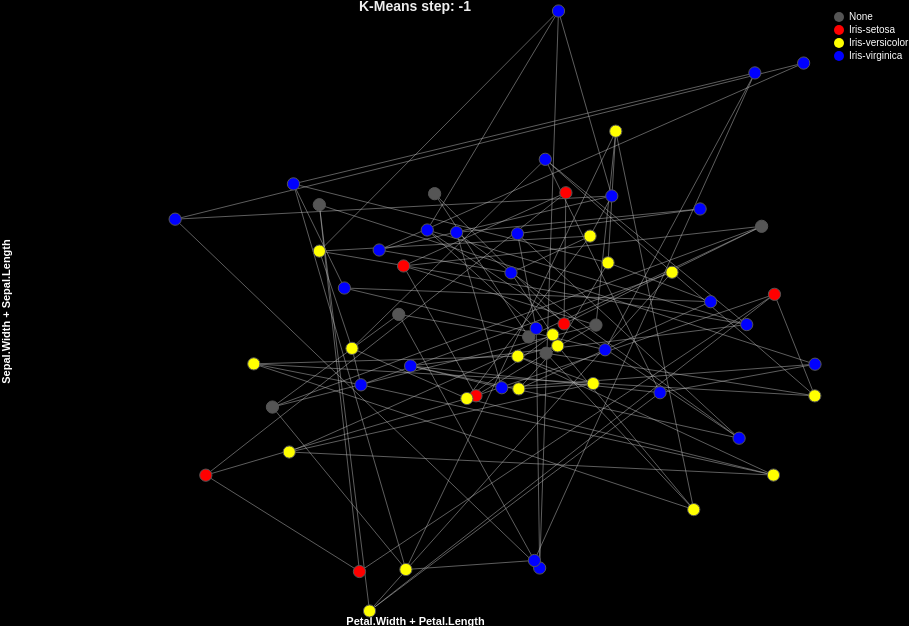

Write the Vega-Lite specification saved for this chart.
### Vega specification from a JSON file in a GitHub repository (floating-point values rounded to 4 significant figures; data arrays with more than 128 entries replaced by an {"elided": "..."} marker saying what was removed)
{"$schema": "https://vega.github.io/schema/vega/v5.json", "width": 800, "height": 600, "background": "black", "signals": [{"name": "current_step", "value": -1, "bind": {"input": "range", "min": -1, "max": 749, "step": 1}}, {"name": "showgrid", "value": false, "bind": {"input": "checkbox"}}, {"name": "showrealdata", "value": false, "bind": {"input": "checkbox"}}, {"name": "showneurons", "value": true, "bind": {"input": "checkbox"}}, {"name": "showlinks", "value": true, "bind": {"input": "checkbox"}}], "marks": [{"type": "text", "encode": {"enter": {"fontSize": {"value": 14}, "fontWeight": {"value": "bold"}, "xc": {"signal": "width/2"}, "align": {"value": "center"}, "fill": {"value": "#eee"}}, "update": {"text": {"signal": "showgrid ? 'Neuron map':'K-Means step: ' + current_step"}}}}, {"type": "symbol", "from": {"data": "iris"}, "encode": {"enter": {"stroke": {"value": "#555"}}, "update": {"opacity": {"signal": "showrealdata && !showgrid ? 0.5 : 0"}, "fill": {"field": "class", "scale": "color"}, "xc": {"signal": "datum.pl + datum.pw", "scale": "xscale"}, "yc": {"signal": "datum.sl + datum.sw", "scale": "yscale"}}}}, {"type": "rule", "from": {"data": "links"}, "encode": {"update": {"stroke": {"value": "#bbb"}, "strokeWidth": {"value": 0.5}, "opacity": {"signal": "showlinks && showneurons ? 1 :0"}, "x": [{"test": "showgrid", "field": "x", "scale": "xscale-grid"}, {"field": "s_x", "scale": "xscale"}], "y": [{"test": "showgrid", "field": "y", "scale": "yscale-grid"}, {"field": "s_y", "scale": "yscale"}], "x2": [{"test": "showgrid", "field": "t_x-grid", "scale": "xscale-grid"}, {"field": "t_x", "scale": "xscale"}], "y2": [{"test": "showgrid", "field": "t_y-grid", "scale": "yscale-grid"}, {"field": "t_y", "scale": "yscale"}]}}}, {"type": "symbol", "from": {"data": "neurons"}, "encode": {"enter": {"stroke": {"value": "#555"}}, "update": {"opacity": {"signal": "showneurons ? 1 : 0"}, "size": [{"test": "showgrid", "value": 300}, {"value": 150}], "fill": {"field": "class", "scale": "color"}, "xc": [{"test": "showgrid", "field": "x-grid", "scale": "xscale-grid"}, {"field": "x", "scale": "xscale"}], "yc": [{"test": "showgrid", "field": "y-grid", "scale": "yscale-grid"}, {"field": "y", "scale": "yscale"}]}}}], "data": [{"name": "labels", "values": [{"id": 0, "name": "None"}, {"id": 1, "name": "Iris-setosa"}, {"id": 2, "name": "Iris-versicolor"}, {"id": 3, "name": "Iris-virginica"}]}, {"name": "iris", "transform": [{"type": "formula", "expr": "scale('id', datum.class)", "as": "class"}], "values": {"elided": "150 records"}}, {"name": "predictions", "values": [{"neuron": 0, "class": 3}, {"neuron": 1, "class": 3}, {"neuron": 2, "class": 3}, {"neuron": 3, "class": 3}, {"neuron": 4, "class": 0}, {"neuron": 5, "class": 1}, {"neuron": 6, "class": 1}, {"neuron": 7, "class": 1}, {"neuron": 8, "class": 1}, {"neuron": 9, "class": 0}, {"neuron": 10, "class": 3}, {"neuron": 11, "class": 3}, {"neuron": 12, "class": 3}, {"neuron": 13, "class": 3}, {"neuron": 14, "class": 2}, {"neuron": 15, "class": 1}, {"neuron": 16, "class": 1}, {"neuron": 17, "class": 1}, {"neuron": 18, "class": 0}, {"neuron": 19, "class": 0}, {"neuron": 20, "class": 3}, {"neuron": 21, "class": 3}, {"neuron": 22, "class": 3}, {"neuron": 23, "class": 3}, {"neuron": 24, "class": 2}, {"neuron": 25, "class": 2}, {"neuron": 26, "class": 0}, {"neuron": 27, "class": 0}, {"neuron": 28, "class": 0}, {"neuron": 29, "class": 0}, {"neuron": 30, "class": 3}, {"neuron": 31, "class": 3}, {"neuron": 32, "class": 2}, {"neuron": 33, "class": 2}, {"neuron": 34, "class": 3}, {"neuron": 35, "class": 2}, {"neuron": 36, "class": 2}, {"neuron": 37, "class": 2}, {"neuron": 38, "class": 2}, {"neuron": 39, "class": 3}, {"neuron": 40, "class": 3}, {"neuron": 41, "class": 3}, {"neuron": 42, "class": 2}, {"neuron": 43, "class": 2}, {"neuron": 44, "class": 2}, {"neuron": 45, "class": 2}, {"neuron": 46, "class": 2}, {"neuron": 47, "class": 2}, {"neuron": 48, "class": 3}, {"neuron": 49, "class": 3}, {"neuron": 50, "class": 3}, {"neuron": 51, "class": 3}, {"neuron": 52, "class": 3}, {"neuron": 53, "class": 2}, {"neuron": 54, "class": 2}, {"neuron": 55, "class": 2}, {"neuron": 56, "class": 2}, {"neuron": 57, "class": 3}, {"neuron": 58, "class": 3}, {"neuron": 59, "class": 3}]}, {"name": "neurons", "transform": [{"type": "filter", "expr": "datum.step === current_step"}, {"type": "formula", "expr": "datum.vector[0]+datum.vector[1]", "as": "y"}, {"type": "formula", "expr": "datum.vector[2]+datum.vector[3]", "as": "x"}, {"type": "formula", "expr": "floor(datum.neuron/10)", "as": "y-grid"}, {"type": "formula", "expr": "datum.neuron%10", "as": "x-grid"}, {"type": "lookup", "from": "predictions", "key": "neuron", "values": ["class"], "fields": ["neuron"]}], "values": [{"vector": [7.325, 2.947, 5.62, 2.016], "neuron": 0, "step": -1, "score": 0, "y": 10.27, "x": 7.637, "y-grid": 0, "x-grid": 0, "class": 3}, {"vector": [7.582, 2.474, 2.978, 1.944], "neuron": 1, "step": -1, "score": 0, "y": 10.06, "x": 4.922, "y-grid": 0, "x-grid": 1, "class": 3}, {"vector": [5.3, 3.33, 3.817, 1.609], "neuron": 2, "step": -1, "score": 0, "y": 8.63, "x": 5.426, "y-grid": 0, "x-grid": 2, "class": 3}, {"vector": [5.613, 3.232, 6.618, 2.299], "neuron": 3, "step": -1, "score": 0, "y": 8.845, "x": 8.917, "y-grid": 0, "x-grid": 3, "class": 3}, {"vector": [6.589, 3.722, 1.835, 1.557], "neuron": 4, "step": -1, "score": 0, "y": 10.31, "x": 3.392, "y-grid": 0, "x-grid": 4, "class": 0}, {"vector": [4.359, 2.583, 1.81, 2.03], "neuron": 5, "step": -1, "score": 0, "y": 6.942, "x": 3.84, "y-grid": 0, "x-grid": 5, "class": 1}, {"vector": [4.864, 2.962, 1.766, 0.3611], "neuron": 6, "step": -1, "score": 0, "y": 7.826, "x": 2.127, "y-grid": 0, "x-grid": 6, "class": 1}, {"vector": [7.896, 2.524, 4.026, 2.114], "neuron": 7, "step": -1, "score": 0, "y": 10.42, "x": 6.14, "y-grid": 0, "x-grid": 7, "class": 1}, {"vector": [6.506, 2.71, 4.762, 1.358], "neuron": 8, "step": -1, "score": 0, "y": 9.216, "x": 6.12, "y-grid": 0, "x-grid": 8, "class": 1}, {"vector": [6.077, 4.335, 2.726, 1.951], "neuron": 9, "step": -1, "score": 0, "y": 10.41, "x": 4.677, "y-grid": 0, "x-grid": 9, "class": 0}, {"vector": [6.196, 3.848, 3.361, 2.24], "neuron": 10, "step": -1, "score": 0, "y": 10.04, "x": 5.601, "y-grid": 1, "x-grid": 0, "class": 3}, {"vector": [5.32, 2.846, 5.766, 2.306], "neuron": 11, "step": -1, "score": 0, "y": 8.166, "x": 8.071, "y-grid": 1, "x-grid": 1, "class": 3}, {"vector": [4.551, 4.278, 4.103, 0.3065], "neuron": 12, "step": -1, "score": 0, "y": 8.83, "x": 4.41, "y-grid": 1, "x-grid": 2, "class": 3}, {"vector": [4.992, 3.592, 6.252, 0.9373], "neuron": 13, "step": -1, "score": 0, "y": 8.584, "x": 7.19, "y-grid": 1, "x-grid": 3, "class": 3}, {"vector": [4.531, 2.048, 3.7, 0.2514], "neuron": 14, "step": -1, "score": 0, "y": 6.579, "x": 3.952, "y-grid": 1, "x-grid": 4, "class": 2}, {"vector": [5.158, 4.33, 6.323, 2.142], "neuron": 15, "step": -1, "score": 0, "y": 9.487, "x": 8.465, "y-grid": 1, "x-grid": 5, "class": 1}, {"vector": [5.26, 3.295, 3.214, 1.925], "neuron": 16, "step": -1, "score": 0, "y": 8.555, "x": 5.138, "y-grid": 1, "x-grid": 6, "class": 1}, {"vector": [6.145, 3.603, 4.136, 0.1943], "neuron": 17, "step": -1, "score": 0, "y": 9.748, "x": 4.331, "y-grid": 1, "x-grid": 7, "class": 1}, {"vector": [5.875, 4.236, 6.492, 1.83], "neuron": 18, "step": -1, "score": 0, "y": 10.11, "x": 8.322, "y-grid": 1, "x-grid": 8, "class": 0}, {"vector": [5.323, 3.772, 4.776, 0.9497], "neuron": 19, "step": -1, "score": 0, "y": 9.096, "x": 5.726, "y-grid": 1, "x-grid": 9, "class": 0}, {"vector": [6.776, 2.398, 3.597, 2.212], "neuron": 20, "step": -1, "score": 0, "y": 9.175, "x": 5.809, "y-grid": 2, "x-grid": 0, "class": 3}, {"vector": [7.285, 2.793, 2.351, 2.244], "neuron": 21, "step": -1, "score": 0, "y": 10.08, "x": 4.595, "y-grid": 2, "x-grid": 1, "class": 3}, {"vector": [5.561, 3.648, 6.643, 1.513], "neuron": 22, "step": -1, "score": 0, "y": 9.209, "x": 8.156, "y-grid": 2, "x-grid": 2, "class": 3}, {"vector": [6.666, 4.061, 3.593, 2.318], "neuron": 23, "step": -1, "score": 0, "y": 10.73, "x": 5.911, "y-grid": 2, "x-grid": 3, "class": 3}, {"vector": [5.734, 3.955, 5.037, 2.286], "neuron": 24, "step": -1, "score": 0, "y": 9.69, "x": 7.323, "y-grid": 2, "x-grid": 4, "class": 2}, {"vector": [6.037, 2.518, 6.606, 2.308], "neuron": 25, "step": -1, "score": 0, "y": 8.555, "x": 8.915, "y-grid": 2, "x-grid": 5, "class": 2}, {"vector": [4.832, 4.115, 4.782, 1.137], "neuron": 26, "step": -1, "score": 0, "y": 8.946, "x": 5.919, "y-grid": 2, "x-grid": 6, "class": 0}, {"vector": [6.531, 2.675, 5.637, 0.8379], "neuron": 27, "step": -1, "score": 0, "y": 9.205, "x": 6.475, "y-grid": 2, "x-grid": 7, "class": 0}, {"vector": [5.909, 2.543, 2.106, 0.763], "neuron": 28, "step": -1, "score": 0, "y": 8.452, "x": 2.869, "y-grid": 2, "x-grid": 8, "class": 0}, {"vector": [6.303, 3.0, 2.001, 2.276], "neuron": 29, "step": -1, "score": 0, "y": 9.303, "x": 4.277, "y-grid": 2, "x-grid": 9, "class": 0}, {"vector": [4.671, 2.303, 3.923, 1.925], "neuron": 30, "step": -1, "score": 0, "y": 6.974, "x": 5.848, "y-grid": 3, "x-grid": 0, "class": 3}, {"vector": [7.845, 4.244, 5.038, 1.02], "neuron": 31, "step": -1, "score": 0, "y": 12.09, "x": 6.058, "y-grid": 3, "x-grid": 1, "class": 3}, {"vector": [6.999, 2.885, 2.736, 0.6574], "neuron": 32, "step": -1, "score": 0, "y": 9.884, "x": 3.393, "y-grid": 3, "x-grid": 2, "class": 2}, {"vector": [6.404, 2.587, 1.899, 1.857], "neuron": 33, "step": -1, "score": 0, "y": 8.991, "x": 3.756, "y-grid": 3, "x-grid": 3, "class": 2}, {"vector": [4.752, 3.904, 1.968, 1.888], "neuron": 34, "step": -1, "score": 0, "y": 8.656, "x": 3.856, "y-grid": 3, "x-grid": 4, "class": 3}, {"vector": [4.568, 4.28, 1.31, 1.352], "neuron": 35, "step": -1, "score": 0, "y": 8.849, "x": 2.662, "y-grid": 3, "x-grid": 5, "class": 2}, {"vector": [4.934, 2.576, 5.707, 1.858], "neuron": 36, "step": -1, "score": 0, "y": 7.511, "x": 7.565, "y-grid": 3, "x-grid": 6, "class": 2}, {"vector": [6.664, 4.322, 4.773, 1.923], "neuron": 37, "step": -1, "score": 0, "y": 10.99, "x": 6.696, "y-grid": 3, "x-grid": 7, "class": 2}, {"vector": [4.637, 2.324, 4.069, 0.2878], "neuron": 38, "step": -1, "score": 0, "y": 6.96, "x": 4.357, "y-grid": 3, "x-grid": 8, "class": 2}, {"vector": [4.552, 2.491, 3.722, 2.067], "neuron": 39, "step": -1, "score": 0, "y": 7.043, "x": 5.79, "y-grid": 3, "x-grid": 9, "class": 3}, {"vector": [6.364, 3.813, 1.306, 0.4787], "neuron": 40, "step": -1, "score": 0, "y": 10.18, "x": 1.785, "y-grid": 4, "x-grid": 0, "class": 3}, {"vector": [7.9, 2.49, 6.251, 0.4011], "neuron": 41, "step": -1, "score": 0, "y": 10.39, "x": 6.652, "y-grid": 4, "x-grid": 1, "class": 3}, {"vector": [7.892, 2.13, 6.136, 0.2736], "neuron": 42, "step": -1, "score": 0, "y": 10.02, "x": 6.41, "y-grid": 4, "x-grid": 2, "class": 2}, {"vector": [4.315, 4.215, 4.504, 0.5329], "neuron": 43, "step": -1, "score": 0, "y": 8.53, "x": 5.037, "y-grid": 4, "x-grid": 3, "class": 2}, {"vector": [4.887, 2.94, 6.387, 2.067], "neuron": 44, "step": -1, "score": 0, "y": 7.827, "x": 8.454, "y-grid": 4, "x-grid": 4, "class": 2}, {"vector": [5.593, 3.326, 4.419, 1.186], "neuron": 45, "step": -1, "score": 0, "y": 8.919, "x": 5.605, "y-grid": 4, "x-grid": 5, "class": 2}, {"vector": [6.775, 2.239, 4.132, 1.918], "neuron": 46, "step": -1, "score": 0, "y": 9.014, "x": 6.049, "y-grid": 4, "x-grid": 6, "class": 2}, {"vector": [5.395, 4.381, 4.404, 2.206], "neuron": 47, "step": -1, "score": 0, "y": 9.777, "x": 6.61, "y-grid": 4, "x-grid": 7, "class": 2}, {"vector": [6.992, 3.509, 1.209, 1.895], "neuron": 48, "step": -1, "score": 0, "y": 10.5, "x": 3.104, "y-grid": 4, "x-grid": 8, "class": 3}, {"vector": [7.3, 4.221, 6.152, 2.094], "neuron": 49, "step": -1, "score": 0, "y": 11.52, "x": 8.247, "y-grid": 4, "x-grid": 9, "class": 3}, {"vector": [7.826, 3.785, 6.33, 2.461], "neuron": 50, "step": -1, "score": 0, "y": 11.61, "x": 8.79, "y-grid": 5, "x-grid": 0, "class": 3}, {"vector": [6.701, 3.193, 1.967, 2.092], "neuron": 51, "step": -1, "score": 0, "y": 9.894, "x": 4.059, "y-grid": 5, "x-grid": 1, "class": 3}, {"vector": [7.5, 2.185, 4.833, 0.6953], "neuron": 52, "step": -1, "score": 0, "y": 9.685, "x": 5.529, "y-grid": 5, "x-grid": 2, "class": 3}, {"vector": [6.566, 2.55, 5.134, 0.8605], "neuron": 53, "step": -1, "score": 0, "y": 9.116, "x": 5.994, "y-grid": 5, "x-grid": 3, "class": 2}, {"vector": [5.484, 2.555, 1.438, 1.619], "neuron": 54, "step": -1, "score": 0, "y": 8.039, "x": 3.057, "y-grid": 5, "x-grid": 4, "class": 2}, {"vector": [5.105, 3.563, 4.013, 2.432], "neuron": 55, "step": -1, "score": 0, "y": 8.668, "x": 6.445, "y-grid": 5, "x-grid": 5, "class": 2}, {"vector": [5.308, 3.311, 5.244, 0.3719], "neuron": 56, "step": -1, "score": 0, "y": 8.619, "x": 5.616, "y-grid": 5, "x-grid": 6, "class": 2}, {"vector": [5.997, 3.422, 6.571, 1.182], "neuron": 57, "step": -1, "score": 0, "y": 9.419, "x": 7.754, "y-grid": 5, "x-grid": 7, "class": 3}, {"vector": [5.511, 4.034, 3.564, 0.1078], "neuron": 58, "step": -1, "score": 0, "y": 9.545, "x": 3.671, "y-grid": 5, "x-grid": 8, "class": 3}, {"vector": [5.542, 3.436, 5.916, 0.6613], "neuron": 59, "step": -1, "score": 0, "y": 8.978, "x": 6.577, "y-grid": 5, "x-grid": 9, "class": 3}]}, {"name": "links", "source": "neurons", "transform": [{"type": "project", "fields": ["neuron", "x-grid", "y-grid"], "as": ["source", "x", "y"]}, {"type": "formula", "expr": "[(min(5,datum.y+1))*10+datum.x%10, datum.y*10+(min(9,datum.x+1))%10]", "as": "target"}, {"type": "flatten", "fields": ["target"]}, {"type": "lookup", "from": "neurons", "key": "neuron", "fields": ["source"], "values": ["x", "y"], "as": ["s_x", "s_y"]}, {"type": "lookup", "from": "neurons", "key": "neuron", "fields": ["target"], "values": ["x", "y"], "as": ["t_x", "t_y"]}, {"type": "lookup", "from": "neurons", "key": "neuron", "fields": ["target"], "values": ["x-grid", "y-grid"], "as": ["t_x-grid", "t_y-grid"]}]}], "legends": [{"orient": "right", "fill": "color", "labelColor": "#fff", "encode": {"labels": {"update": {"text": {"signal": "scale('label',datum.value)"}}}}}], "scales": [{"name": "xscale", "type": "linear", "domain": {"data": "neurons", "field": "x"}, "range": "width"}, {"name": "xscale-grid", "type": "linear", "domain": {"data": "neurons", "field": "x-grid"}, "range": [{"signal": "width*0.05"}, {"signal": "width*0.95"}]}, {"name": "yscale", "type": "linear", "domain": {"data": "neurons", "field": "y"}, "range": "height", "zero": false}, {"name": "yscale-grid", "type": "linear", "domain": {"data": "neurons", "field": "y-grid"}, "range": [{"signal": "height*0.05"}, {"signal": "height*0.95"}], "reverse": false, "zero": false}, {"name": "color", "type": "ordinal", "domain": {"data": "predictions", "field": "class", "sort": true}, "range": ["#555", "red", "yellow", "blue"]}, {"name": "label", "type": "ordinal", "domain": {"data": "labels", "field": "id"}, "range": {"data": "labels", "field": "name"}}, {"name": "id", "type": "ordinal", "domain": {"data": "labels", "field": "name"}, "range": {"data": "labels", "field": "id"}}], "axes": [{"orient": "left", "scale": "yscale", "title": {"signal": "showgrid ? 'Rows':'Sepal.Width + Sepal.Length'"}, "titleColor": "#fff", "domain": false, "labels": false, "ticks": false}, {"orient": "bottom", "scale": "xscale", "titleColor": "#fff", "title": {"signal": "showgrid ? 'Columns':'Petal.Width + Petal.Length'"}, "domain": false, "labels": false, "ticks": false}]}
